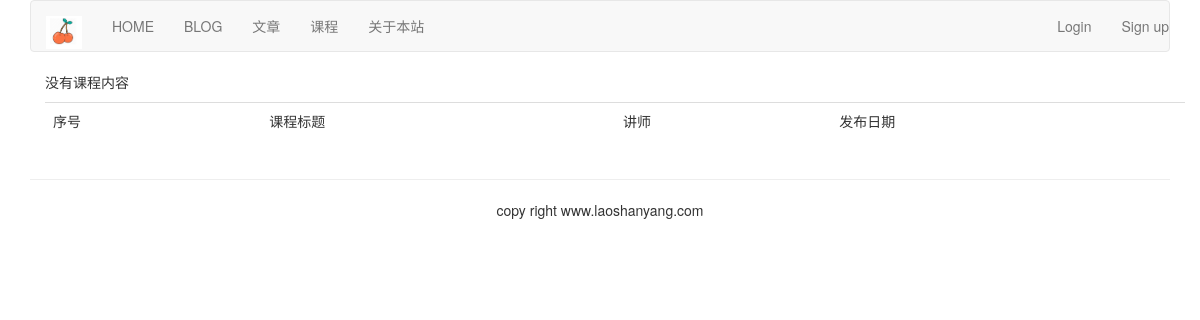
The app's page /course/course_list, older data.
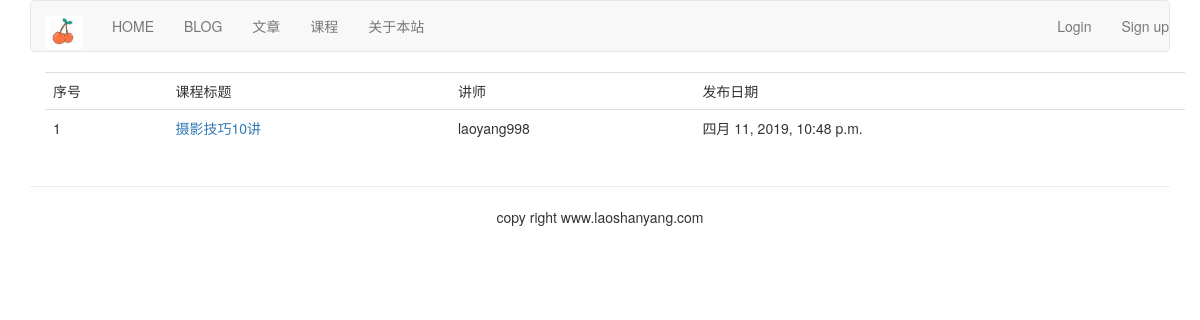
The same page, newer data.
### course/models.py (models this page shows, shortened)
class Course(models.Model):
    user = models.ForeignKey(User, related_name='course_user', on_delete=models.CASCADE)
    title = models.CharField(max_length=200)
    slug = models.SlugField(max_length=300, unique=True)
    student = models.ManyToManyField(User, related_name='courses_joined', blank=True)
    overview = models.TextField()
    created = models.DateTimeField(auto_now_add=True)
    class Meta:
        ordering = ('-created',)

### course/views.py (the view)
# urls.py: path('course_list', CourseListView.as_view(), name='course_list'),
class CourseListView(ListView):
    model = Course
    context_object_name = 'courses'
    template_name = 'course/course_list.html'

### templates/course/course_list.html (shortened to what this page needs)
{% extends 'base.html' %}
{% block content %}
    <div class="container">
        <table class="table table-hover">
            <tr>
                <td>序号</td>
                <td>课程标题</td>
                <td>讲师</td>
                <td>发布日期</td>
            </tr>
            {% for course in courses %}
                <tr id={{ forloop.counter }}>
                    <td>{{ forloop.counter }}</td>
                    <td><a href="{% url 'course:lesson_slist' course.id %}">{{ course.title }}</a></td>
                    <td>{{ course.user.username }}</td>
                    <td>{{ course.created }}</td>
                </tr>
            {% empty %}
                <p>没有课程内容</p>
            {% endfor %}
        </table>
    </div>
{% endblock %}

Row changes from the older to the newer data that the page shows:
added Course: title "摄影技巧10讲", user.username "laoyang998", created "四月 11, 2019, 10:48 p.m."
Text that changed along with them:
text no longer shown: "没有课程内容"
